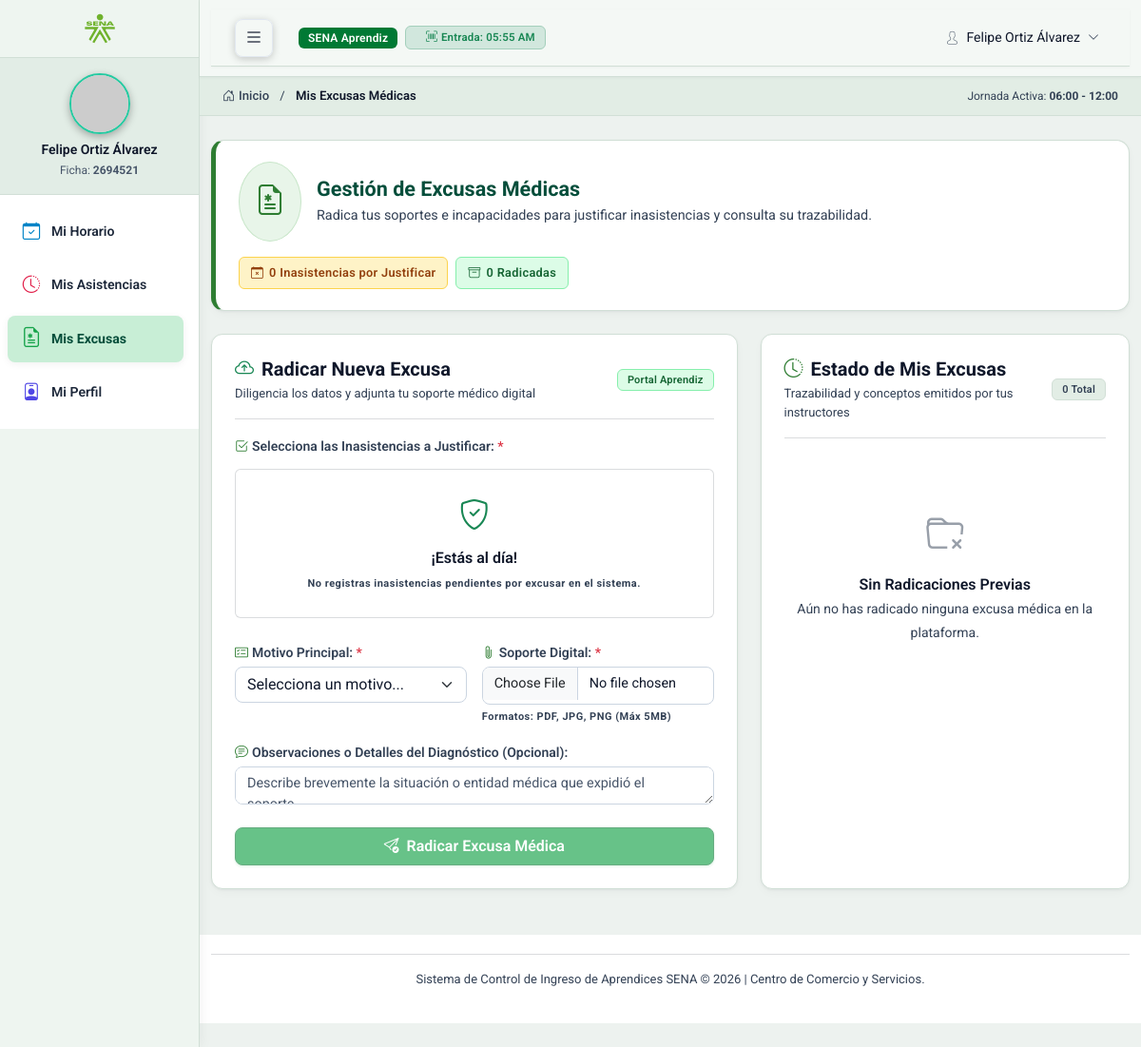
Page /index.php?page=aprendiz_excusas (signed in) on the committed database.
### tables this page shows
CREATE TABLE IF NOT EXISTS `aprendices` (
  `id_aprendiz` INT(11) NOT NULL AUTO_INCREMENT,
  `codigo_rfid` VARCHAR(45) NOT NULL,
  `estado_matricula` ENUM('Matriculado', 'Retirado', 'Aplazado') NOT NULL DEFAULT 'Matriculado',
  `usuarios_id_usuario` INT(11) NOT NULL,
  `fichas_id_ficha` INT(11) NOT NULL,
  PRIMARY KEY (`id_aprendiz`),
  INDEX `fk_aprendices_usuarios` (`usuarios_id_usuario` ASC),
  INDEX `fk_aprendices_fichas` (`fichas_id_ficha` ASC),
  CONSTRAINT `fk_aprendices_fichas`
    FOREIGN KEY (`fichas_id_ficha`)
    REFERENCES `fichas` (`id_ficha`)
    ON DELETE NO ACTION
    ON UPDATE NO ACTION,
  CONSTRAINT `fk_aprendices_usuarios`
    FOREIGN KEY (`usuarios_id_usuario`)
    REFERENCES `usuarios` (`id_usuario`)
    ON DELETE NO ACTION
    ON UPDATE NO ACTION);

CREATE TABLE IF NOT EXISTS `fichas` (
  `id_ficha` INT(11) NOT NULL AUTO_INCREMENT,
  `numero_ficha` VARCHAR(10) NOT NULL,
  `programa` VARCHAR(100) NOT NULL,
  `estado` ENUM('Activa', 'Inactiva', 'Finalizada') NOT NULL DEFAULT 'Activa',
  `area` ENUM('comercio', 'Tics') NOT NULL,
  `fecha_creacion` DATETIME NULL DEFAULT CURRENT_TIMESTAMP(),
  PRIMARY KEY (`id_ficha`));

CREATE TABLE IF NOT EXISTS `asistencia` (
  `id_registro` INT(11) NOT NULL AUTO_INCREMENT,
  `fecha` DATE NOT NULL,
  `hora_entrada` TIME NULL DEFAULT NULL,
  `hora_salida` TIME NULL DEFAULT NULL,
  `estado` ENUM('Asistio', 'Retardo', 'Salida Temprana', 'Inasistencia', 'Justificada') NOT NULL,
  `metodo_registro` ENUM('RFID', 'MANUAL') NOT NULL DEFAULT 'RFID',
  `minutos_retardo` INT(11) NULL DEFAULT 0,
  `aprendices_id_aprendiz` INT(11) NOT NULL,
  `excusas_medicas_id_excusa` INT(11) NULL DEFAULT NULL,
  `instructores_id_instructor` INT(11) NOT NULL,
  `horarios_id_horario` INT(11) NULL DEFAULT NULL,
  `suplencias_id_suplencia` INT(11) NULL DEFAULT NULL,
  `observaciones` TEXT NULL DEFAULT NULL,
  PRIMARY KEY (`id_registro`),
  INDEX `fk_asistencia_aprendices` (`aprendices_id_aprendiz` ASC),
  INDEX `fk_asistencia_excusas_medicas1_idx` (`excusas_medicas_id_excusa` ASC),
  INDEX `fk_asistencia_instructores1_idx` (`instructores_id_instructor` ASC),
  INDEX `fk_asistencia_horarios_idx` (`horarios_id_horario` ASC),
  INDEX `fk_asistencia_suplencia_idx` (`suplencias_id_suplencia` ASC),
  CONSTRAINT `fk_asistencia_aprendices`
    FOREIGN KEY (`aprendices_id_aprendiz`)
    REFERENCES `aprendices` (`id_aprendiz`)
    ON DELETE NO ACTION
    ON UPDATE NO ACTION,
  CONSTRAINT `fk_asistencia_excusas_medicas1`
    FOREIGN KEY (`excusas_medicas_id_excusa`)
    REFERENCES `excusas_medicas` (`id_excusa`)
    ON DELETE NO ACTION
    ON UPDATE NO ACTION,
  CONSTRAINT `fk_asistencia_instructores1`
    FOREIGN KEY (`instructores_id_instructor`)
    REFERENCES `instructores` (`id_instructor`)
    ON DELETE NO ACTION
    ON UPDATE NO ACTION,
  CONSTRAINT `fk_asistencia_horarios`
    FOREIGN KEY (`horarios_id_horario`)
    REFERENCES `horarios` (`id_horario`)
    ON DELETE SET NULL
    ON UPDATE CASCADE,
  CONSTRAINT `fk_asistencia_suplencia`
    FOREIGN KEY (`suplencias_id_suplencia`)
    REFERENCES `suplencias_horarios` (`id_suplencia`)
    ON DELETE SET NULL
    ON UPDATE CASCADE);

### app/Controllers/BaseController.php (called while the page is built, shortened)
<?php
abstract class BaseController
{
    protected function renderView(string $view, array $data = []): void
    {
        $filePath = BASE_PATH . '/Views/' . ltrim($view, '/') . '.php';
        extract($data, EXTR_SKIP);
        require $filePath;
    }
}

### app/Controllers/Aprendiz/ExcusaController.php (called while the page is built, shortened)
<?php
require_once BASE_PATH . '/Controllers/BaseController.php';
require_once BASE_PATH . '/Models/AprendizModel.php';
class AprendizExcusaController extends BaseController
{
    private AprendizModel $aprendizModel;
    public function __construct()
    {
        $this->aprendizModel = new AprendizModel();
    }
    public function index(): void
    {
        $idAprendiz = $_SESSION['id_aprendiz'] ?? null;
        $infoAprendiz            = [];
        $marcacionHoy            = [];
        $inasistenciasPendientes = [];
        $historialExcusas        = [];
        try {
            if (!empty($idAprendiz)) {
                $infoAprendiz            = $this->aprendizModel->obtenerHorarioPorId($idAprendiz) ?: [];
                $marcacionHoy            = $this->aprendizModel->obtenerMarcacionHoy($idAprendiz) ?: [];
                $inasistenciasPendientes = $this->aprendizModel->obtenerInasistenciasSinExcusa($idAprendiz);
                $historialExcusas        = $this->aprendizModel->obtenerHistorialExcusas($idAprendiz);
            }
        } catch (Throwable $e) {
            error_log("AprendizExcusaController::index: " . $e->getMessage());
        }
        $this->renderView('aprendiz/aprendiz-excusas', [
            'tituloPagina'            => 'Mis Excusas Médicas',
            'infoAprendiz'            => $infoAprendiz,
            'marcacionHoy'            => $marcacionHoy,
            'inasistenciasPendientes' => $inasistenciasPendientes,
            'historialExcusas'        => $historialExcusas,
            'mensaje'                 => $_GET['mensaje'] ?? null,
            'error'                   => $_GET['error'] ?? null,
        ]);
    }
}

### app/config/conexion.php (called while the page is built, shortened)
<?php
class Conexion
{
    private static ?PDO $instancia = null;
    public static function obtener(): PDO
    {
        if (self::$instancia === null) {
            $dsn = 'mysql:host=' . DB_HOST . ';dbname=' . DB_NAME . ';charset=' . DB_CHARSET;
            self::$instancia = new PDO($dsn, DB_USER, DB_PASS, [
                PDO::ATTR_ERRMODE => PDO::ERRMODE_EXCEPTION,
                PDO::ATTR_DEFAULT_FETCH_MODE => PDO::FETCH_ASSOC,
                PDO::ATTR_EMULATE_PREPARES => false,
            ]);
            self::$instancia->exec("SET time_zone = '-05:00'");
        }
        return self::$instancia;
    }
}

### app/Models/AprendizModel.php (called while the page is built, shortened)
<?php
class AprendizModel
{
    public function obtenerHorarioPorId(int $idAprendiz): array|false
    {
        try {
            $sql = "SELECT a.id_aprendiz, a.codigo_rfid, f.id_ficha, f.numero_ficha, f.programa, f.area
                    FROM aprendices a
                    LEFT JOIN fichas f ON a.fichas_id_ficha = f.id_ficha
                    WHERE a.id_aprendiz = :id_aprendiz
                    LIMIT 1";
            $stmt = Conexion::obtener()->prepare($sql);
            $stmt->execute([':id_aprendiz' => $idAprendiz]);
            return $stmt->fetch() ?: false;
        } catch (Throwable $e) {
            error_log("AprendizModel::obtenerHorarioPorId: " . $e->getMessage());
            return false;
        }
    }
    public function obtenerMarcacionHoy(int $idAprendiz): array|false
    {
        try {
            $sql = "SELECT id_registro, hora_entrada, hora_salida, estado
                    FROM asistencia
                    WHERE aprendices_id_aprendiz = :id_aprendiz AND fecha = CURRENT_DATE()
                    LIMIT 1";
            $stmt = Conexion::obtener()->prepare($sql);
            $stmt->execute([':id_aprendiz' => $idAprendiz]);
            return $stmt->fetch() ?: false;
        } catch (Throwable $e) {
            error_log("AprendizModel::obtenerMarcacionHoy: " . $e->getMessage());
            return false;
        }
    }
}

### app/Views/layouts/header-aprendiz.php (the view, shortened to what this page needs)
<?php
$tituloPagina  = $tituloPagina ?? 'Portal del Aprendiz';
$nombreUsuario = $_SESSION['nombre_completo'] ?? 'Aprendiz SENA';
$numeroFicha   = $infoAprendiz['numero_ficha'] ?? $_SESSION['numero_ficha'] ?? 'Sin Ficha';
$horarioStr    = $horarioStr ?? (($infoAprendiz['hora_entrada'] ?? '06:00') . ' - ' . ($infoAprendiz['hora_salida'] ?? '12:00'));
$logoSena   = BASE_URL . '/public/assets/img/logo/logo_sena_verde.svg';
$currentPage = $_GET['page'] ?? 'aprendiz_horario';
?>
<!doctype html>
<html lang="es" data-theme="nalika">
<head>
    <link rel="stylesheet" href="https://cdn.jsdelivr.net/npm/bootstrap@5.3.8/dist/css/bootstrap.min.css">
    <link rel="stylesheet" href="https://cdn.jsdelivr.net/npm/bootstrap-icons@1.13.1/font/bootstrap-icons.min.css">
    <link rel="stylesheet" href="<?= BASE_URL ?>/public/assets/css/nalika-icon.css">
    <link rel="stylesheet" href="https://cdn.jsdelivr.net/npm/simplebar@6.2.7/dist/simplebar.min.css">
    <link rel="stylesheet" href="https://cdn.datatables.net/1.13.6/css/dataTables.bootstrap5.min.css">
    <link rel="stylesheet" href="<?= BASE_URL ?>/public/assets/css/main.css?v=<?= time() ?>">
    <link rel="stylesheet" href="<?= BASE_URL ?>/public/assets/css/style.css?v=<?= time() ?>">
    <link rel="stylesheet" href="<?= BASE_URL ?>/public/assets/css/responsive.css?v=<?= time() ?>">
    <link rel="stylesheet" href="<?= BASE_URL ?>/public/assets/css/aprendiz-custom.css?v=<?= time() ?>">
    <link rel="stylesheet" href="<?= BASE_URL ?>/public/assets/css/theme.css?v=<?= time() ?>">
</head>
<body>
    <div class="left-sidebar-pro">
        <nav id="sidebar">
            <div class="sidebar-header">
                <a href="<?= BASE_URL ?>/index.php?page=aprendiz_horario" class="d-flex align-items-center justify-content-center w-100 text-decoration-none">
                    <img class="main-logo" src="<?= $logoSena ?>" alt="SENA" style="height: 32px; width: auto; max-height: 32px; object-fit: contain;" />
                </a>
            </div>
            <div class="nalika-profile text-center py-3 px-2 border-bottom border-secondary border-opacity-25">
                <div class="profile-dtl">
                    <a href="<?= BASE_URL ?>/index.php?page=aprendiz_perfil" data-bs-toggle="tooltip" data-bs-placement="bottom" title="Ver Mi Perfil">
                        <img src="https://ui-avatars.com/api/?background=24caa1&color=fff&name=<?= urlencode($nombreUsuario) ?>" alt="Foto Aprendiz" style="width:48px; height:48px; border-radius:50%; object-fit:cover; border:2.5px solid #24caa1; box-shadow:0 3px 8px rgba(0,0,0,0.3);" />
                    </a>
                    <h2 class="mt-2 text-theme-primary mb-0" style="font-size:13px; font-weight:600;"><?= htmlspecialchars($nombreUsuario) ?></h2>
                    <small class="text-secondary d-block mt-1" style="font-size:11px;">Ficha: <strong><?= htmlspecialchars($numeroFicha) ?></strong></small>
                </div>
            </div>
            <div class="sidebar-scroll-container">
                <div class="left-custom-menu-adp-wrap" id="sidebarMenuWrap">
                    <nav class="sidebar-nav left-sidebar-menu-pro">
                        <ul class="metismenu" id="menu1">
                            <li class="<?= ($currentPage === 'aprendiz_horario') ? 'active' : '' ?>">
                                <a href="<?= BASE_URL ?>/index.php?page=aprendiz_horario" title="Mi Horario & Calendario">
                                    <i class="bi bi-calendar-check icon-wrap"></i>
                                    <span class="mini-click-non">Mi Horario</span>
                                </a>
                            </li>
                            <li class="<?= ($currentPage === 'aprendiz_historial') ? 'active' : '' ?>">
                                <a href="<?= BASE_URL ?>/index.php?page=aprendiz_historial" title="Historial de Asistencia">
                                    <i class="bi bi-clock-history icon-wrap"></i>
                                    <span class="mini-click-non">Mis Asistencias</span>
                                </a>
                            </li>
                            <li class="<?= ($currentPage === 'aprendiz_excusas') ? 'active' : '' ?>">
                                <a href="<?= BASE_URL ?>/index.php?page=aprendiz_excusas" title="Radicación y Estado de Excusas Médicas">
                                    <i class="bi bi-file-earmark-medical icon-wrap"></i>
                                    <span class="mini-click-non">Mis Excusas</span>
                                </a>
                            </li>
                            <li class="<?= ($currentPage === 'aprendiz_perfil') ? 'active' : '' ?>">
                                <a href="<?= BASE_URL ?>/index.php?page=aprendiz_perfil" title="Mi Perfil & Ficha">
                                    <i class="bi bi-person-badge icon-wrap"></i>
                                    <span class="mini-click-non">Mi Perfil</span>
                                </a>
                            </li>
                        </ul>
                    </nav>
                </div>
            </div>
        </nav>
    </div>
    <div class="all-content-wrapper">
        <div class="header-advance-area">
            <div class="header-top-area">
                <div class="container-fluid">
                    <div class="nk-header-bar d-flex align-items-center justify-content-between">
                        <div class="d-flex align-items-center gap-2">
                            <button type="button" id="sidebarCollapse" class="btn-sidebar-toggle" onclick="toggleSidebarGlobal(event)" title="Alternar Menú">
                                <i class="bi bi-list"></i>
                            </button>
                            <div class="d-flex align-items-center gap-2 ms-1">
                                <span class="badge" style="background:#007934; font-size:12px; padding:6px 12px; font-weight:600;">SENA Aprendiz</span>
                                <?php if (!empty($marcacionHoy) && !empty($marcacionHoy['hora_entrada'])): ?>
                                    <span class="badge bg-success-subtle text-success border border-success-subtle d-inline-flex align-items-center gap-1 py-1 px-2" style="font-size:11.5px;">
                                        <i class="bi bi-upc-scan"></i> Entrada: <?= date('h:i A', strtotime($marcacionHoy['hora_entrada'])) ?>
                                    </span>
                                <?php endif; ?>
                            </div>
                        </div>
                        <div class="d-flex align-items-center gap-3">
                            <div class="dropdown">
                                <a href="#" class="nk-header-icon nk-header-user d-flex align-items-center gap-2 text-decoration-none" data-bs-toggle="dropdown">
                                    <i class="icon nalika-user"></i>
                                    <span class="nk-user-name d-none d-md-inline"><?= htmlspecialchars($nombreUsuario) ?></span>
                                    <i class="bi bi-chevron-down" style="font-size:12px;"></i>
                                </a>
                            </div>
                        </div>
                    </div>
                </div>
            </div>
            <div class="sena-breadcrumb-bar d-flex align-items-center justify-content-between">
                <div>
                    <a href="<?= BASE_URL ?>/index.php?page=aprendiz_horario"><i class="bi bi-house-door me-1"></i>Inicio</a>
                    <span class="mx-2 text-secondary">/</span>
                    <span class="text-theme-primary fw-semibold"><?= htmlspecialchars($tituloPagina) ?></span>
                </div>
                <div class="d-none d-md-block text-secondary" style="font-size:12px;">
                    Jornada Activa: <strong><?= htmlspecialchars($horarioStr) ?></strong>
                </div>
            </div>
        </div>
        <div class="section-admin container-fluid mt-4">

### public/assets/css/main.css (style rules this page uses)
:root, [data-theme="nalika"] { --bg-color: #f4f6fb; --text-color: #0f172a; --btn-bg: #f1f5f9; --btn-text: #0f172a; }
body { background-color: var(--bg-color); color: var(--text-color); transition: background-color 0.3s ease, color 0.3s ease; }

### app/Views/layouts/header-aprendiz.php (style rules this page uses)
:root, [data-theme="nalika"] { --sidebar-scroll-track-bg: #f8fafc; --sidebar-scroll-border: #e2e8f0; --sidebar-scroll-thumb: #cbd5e1; --sidebar-scroll-thumb-hover: #94a3b8; --sidebar-scroll-thumb-active: #16a34a; --sidebar-scroll-arrow: #64748b; --sidebar-scroll-arrow-hover: #16a34a; --sidebar-scroll-arrow-bg-hover: rgba(22, 163, 74, 0.15); }
.sidebar-scroll-container { position: relative !important; width: 100% !important; height: calc(100vh - 165px) !important; display: flex !important; flex-direction: row !important; overflow: hidden !important; box-sizing: border-box !important; }
#sidebarMenuWrap, .left-custom-menu-adp-wrap { width: calc(100% - 18px) !important; height: 100% !important; overflow-y: auto !important; overflow-x: hidden !important; scrollbar-width: none !important; -ms-overflow-style: none !important; box-sizing: border-box !important; }

### rows in the picture
aprendices: fichas_id_ficha.numero_ficha "2694521"
asistencia: hora_entrada "05:55 AM"

### other values in the picture
$nombreUsuario "Felipe Ortiz Álvarez"
$tituloPagina "Mis Excusas Médicas"
$horarioStr "06:00 - 12:00"
count($inasistenciasPendientes) "0"
count($historialExcusas) "0"
